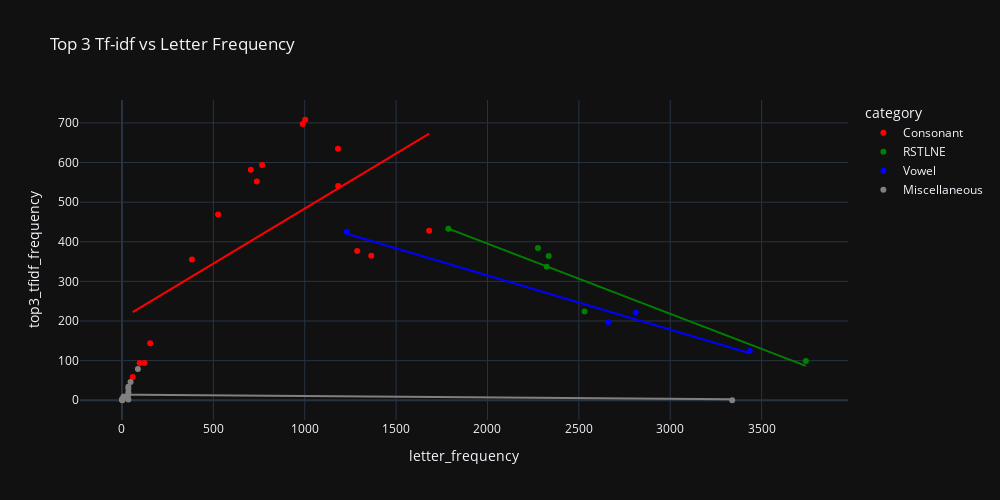

The notebook cell this image was saved under:
### Code cell
px.scatter(new_tfidf_and_frequency, x='letter_frequency', y='top3_tfidf_frequency',
           hover_name=new_tfidf_and_frequency.index,
           width=1000, height=500,
           color='category',
           color_discrete_map= mapping,
           title='Top 3 tf-idf vs Letter Frequency',
           trendline='ols',
           )

### Figure 1 — Plotly figure (JSON) as saved in the notebook; plotly's stock layout.template omitted (floating-point values rounded to 4 significant figures)
{"data": [{"hovertemplate": "<b>%{hovertext}</b><br><br>category=Consonant<br>letter_frequency=%{x}<br>top3_tfidf_frequency=%{y}<extra></extra>", "hovertext": ["F", "V", "W", "B", "K", "M", "P", "G", "C", "D", "Y", "J", "H", "Z", "X", "Q"], "legendgroup": "Consonant", "marker": {"color": "red", "symbol": "circle"}, "mode": "markers", "name": "Consonant", "orientation": "v", "showlegend": true, "x": [738, 383, 526, 1003, 705, 989, 1182, 1183, 1681, 1364, 767, 154, 1287, 123, 97, 59], "xaxis": "x", "y": [552.0, 355.0, 469.0, 708.0, 582.0, 697.0, 635.0, 541.0, 428.0, 365.0, 594.0, 144.0, 377.0, 94.0, 94.0, 59.0], "yaxis": "y", "type": "scatter"}, {"hovertemplate": "<b>OLS trendline</b><br>top3_tfidf_frequency = 0.277874 * letter_frequency + 205.784<br>R<sup>2</sup>=0.411418<br><br>category=Consonant<br>letter_frequency=%{x}<br>top3_tfidf_frequency=%{y} <b>(trend)</b><extra></extra>", "legendgroup": "Consonant", "marker": {"color": "red", "symbol": "circle"}, "mode": "lines", "name": "Consonant", "showlegend": false, "x": [59, 97, 123, 154, 383, 526, 705, 738, 767, 989, 1003, 1182, 1183, 1287, 1364, 1681], "xaxis": "x", "y": [222.2, 232.7, 240.0, 248.6, 312.2, 351.9, 401.7, 410.9, 418.9, 480.6, 484.5, 534.2, 534.5, 563.4, 584.8, 672.9], "yaxis": "y", "type": "scatter"}, {"hovertemplate": "<b>%{hovertext}</b><br><br>category=RSTLNE<br>letter_frequency=%{x}<br>top3_tfidf_frequency=%{y}<extra></extra>", "hovertext": ["L", "T", "N", "S", "R", "E"], "legendgroup": "RSTLNE", "marker": {"color": "green", "symbol": "circle"}, "mode": "markers", "name": "RSTLNE", "orientation": "v", "showlegend": true, "x": [1786, 2276, 2335, 2324, 2531, 3742], "xaxis": "x", "y": [433.0, 384.0, 364.0, 337.0, 224.0, 99.0], "yaxis": "y", "type": "scatter"}, {"hovertemplate": "<b>OLS trendline</b><br>top3_tfidf_frequency = -0.177087 * letter_frequency + 749.373<br>R<sup>2</sup>=0.890722<br><br>category=RSTLNE<br>letter_frequency=%{x}<br>top3_tfidf_frequency=%{y} <b>(trend)</b><extra></extra>", "legendgroup": "RSTLNE", "marker": {"color": "green", "symbol": "circle"}, "mode": "lines", "name": "RSTLNE", "showlegend": false, "x": [1786, 2276, 2324, 2335, 2531, 3742], "xaxis": "x", "y": [433.1, 346.3, 337.8, 335.9, 301.2, 86.71], "yaxis": "y", "type": "scatter"}, {"hovertemplate": "<b>%{hovertext}</b><br><br>category=Vowel<br>letter_frequency=%{x}<br>top3_tfidf_frequency=%{y}<extra></extra>", "hovertext": ["U", "O", "I", "A"], "legendgroup": "Vowel", "marker": {"color": "blue", "symbol": "circle"}, "mode": "markers", "name": "Vowel", "orientation": "v", "showlegend": true, "x": [1230, 2811, 2661, 3435], "xaxis": "x", "y": [425.0, 222.0, 197.0, 124.0], "yaxis": "y", "type": "scatter"}, {"hovertemplate": "<b>OLS trendline</b><br>top3_tfidf_frequency = -0.136735 * letter_frequency + 588.521<br>R<sup>2</sup>=0.977280<br><br>category=Vowel<br>letter_frequency=%{x}<br>top3_tfidf_frequency=%{y} <b>(trend)</b><extra></extra>", "legendgroup": "Vowel", "marker": {"color": "blue", "symbol": "circle"}, "mode": "lines", "name": "Vowel", "showlegend": false, "x": [1230, 2661, 2811, 3435], "xaxis": "x", "y": [420.3, 224.7, 204.2, 118.8], "yaxis": "y", "type": "scatter"}, {"hovertemplate": "<b>%{hovertext}</b><br><br>category=Miscellaneous<br>letter_frequency=%{x}<br>top3_tfidf_frequency=%{y}<extra></extra>", "hovertext": ["-", "'", "&", "!", ".", "?", "\"", "2", "`", "n", "s", " ", "a", "m", "p", ";", "e", "i", "g"], "legendgroup": "Miscellaneous", "marker": {"color": "gray", "symbol": "circle"}, "mode": "markers", "name": "Miscellaneous", "orientation": "v", "showlegend": true, "x": [87, 47, 35, 9, 8, 3, 1, 1, 1, 3, 1, 3339, 35, 35, 35, 35, 1, 2, 2], "xaxis": "x", "y": [79.0, 46.0, 29.0, 9.0, 8.0, 3.0, 1.0, 1.0, 1.0, 2.0, 1.0, 0.0, 2.0, 34.0, 20.0, 14.0, 1.0, 2.0, 0.0], "yaxis": "y", "type": "scatter"}, {"hovertemplate": "<b>OLS trendline</b><br>top3_tfidf_frequency = -0.00347611 * letter_frequency + 13.9891<br>R<sup>2</sup>=0.016292<br><br>category=Miscellaneous<br>letter_frequency=%{x}<br>top3_tfidf_frequency=%{y} <b>(trend)</b><extra></extra>", "legendgroup": "Miscellaneous", "marker": {"color": "gray", "symbol": "circle"}, "mode": "lines", "name": "Miscellaneous", "showlegend": false, "x": [1, 1, 1, 1, 1, 2, 2, 3, 3, 8, 9, 35, 35, 35, 35, 35, 47, 87, 3339], "xaxis": "x", "y": [13.99, 13.99, 13.99, 13.99, 13.99, 13.98, 13.98, 13.98, 13.98, 13.96, 13.96, 13.87, 13.87, 13.87, 13.87, 13.87, 13.83, 13.69, 2.382], "yaxis": "y", "type": "scatter"}], "layout": {"xaxis": {"anchor": "y", "domain": [0.0, 1.0], "title": {"text": "letter_frequency"}}, "yaxis": {"anchor": "x", "domain": [0.0, 1.0], "title": {"text": "top3_tfidf_frequency"}}, "legend": {"title": {"text": "category"}, "tracegroupgap": 0}, "title": {"text": "Top 3 Tf-idf vs Letter Frequency"}, "height": 500, "width": 1000}}
